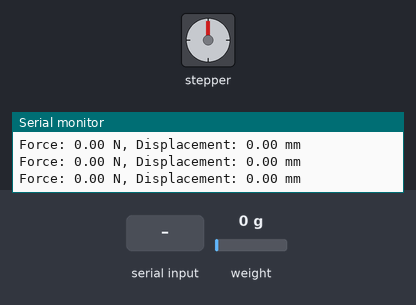
A sketch run on a simulated Arduino Uno, built with avr-gcc and run on an emulated ATmega328P. Shown: stepper motor, the last lines printed to the serial monitor. Inputs (shaded band) come from the test bench; at power-on: weight on the scale 0 g. EEPROM starts erased; stepper angles assume 2048 steps per turn.

Above: at 6.6 s.
6.7 s: "90,45\n" received over Serial
At 8.25 s:
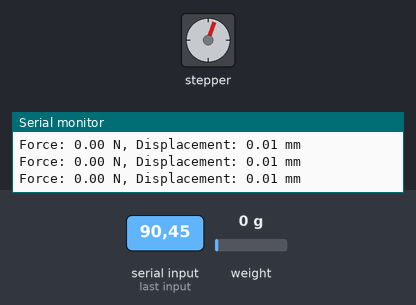
At 8.88 s:
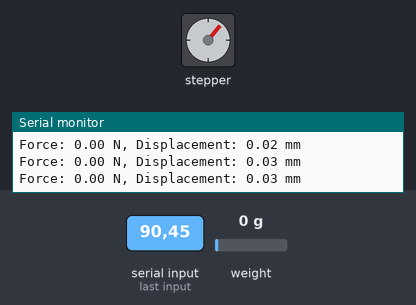
9.7 s: "0\n" received over Serial
At 10.09 s:
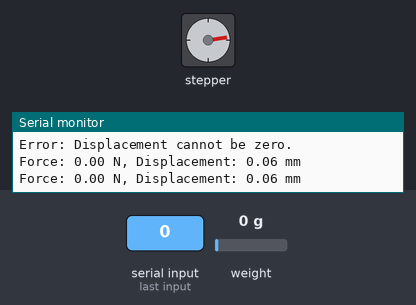
12.7 s: "t\n" received over Serial
At 13.13 s:
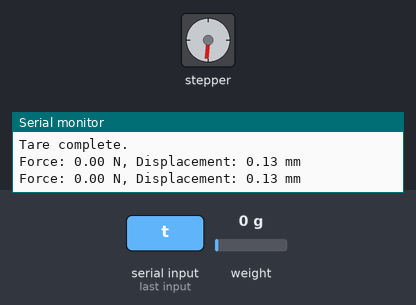
15.7 s: "cal 90\n" received over Serial
18.7 s: weight on the scale set to 1250 g
21.7 s: "No\n" received over Serial
Timing chart, 0 to 25.7 s (numbered marks = the images above; inputs shaded):
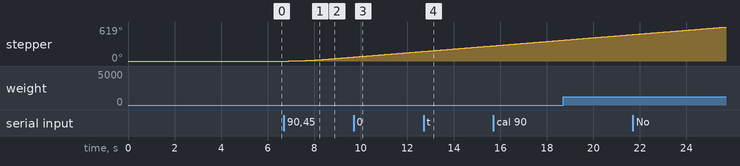

Measured:
- after the input at 6.7 s, stepper: keeps turning clockwise at about 26°/s, starting after 0.21 s

The sketch:

slow_march19.ino
```cpp
#include <HX711_ADC.h>
#include <AccelStepper.h>
#include <EEPROM.h>

// Load Cell Pin definitions
const int HX711_dout = 3;
const int HX711_sck = 2;

// Stepper Motor Pin definitions
const int stepsPerRevolution = 2048;
#define IN1 8
#define IN2 9
#define IN3 10
#define IN4 11
AccelStepper myStepper(AccelStepper::HALF4WIRE, IN1, IN2, IN3, IN4);

// HX711 Constructor
HX711_ADC LoadCell(HX711_dout, HX711_sck);
const int calVal_eepromAdress = 0;
unsigned long t = 0;
const float mmPerStep = 0.2556 / 2048;

void setup() {
    Serial.begin(115200);
    delay(10);
    Serial.println("Starting...");

    // Load Cell Initialization
    LoadCell.begin();
    float calibrationValue;
    EEPROM.get(calVal_eepromAdress, calibrationValue);

    if (isnan(calibrationValue) || calibrationValue <= 0) {
        calibrationValue = 45000.0; // Default value
        EEPROM.put(calVal_eepromAdress, calibrationValue);
    }
    LoadCell.setCalFactor(calibrationValue);

    LoadCell.start(5000, true); // 5s stabilization, perform tare
    if (LoadCell.getTareTimeoutFlag()) {
        Serial.println("Timeout! Check wiring and connections.");
        while (1);
    } else {
        Serial.println("Startup complete. Load cell tared.");
    }

    // Stepper Motor Initialization (Reduced Speed)
    myStepper.setMaxSpeed(200.0);  // Reduced speed
    myStepper.setAcceleration(100.0); // Adjusted for smoother movement
}

void loop() {
    static boolean newDataReady = false;
    const int serialPrintInterval = 200; // Increased interval to 200 ms

    // Continuously update force measurement
    if (LoadCell.update()) newDataReady = true;
    if (newDataReady && millis() > t + serialPrintInterval) {
        float forceValue = LoadCell.getData();
        float displacement = myStepper.currentPosition() * mmPerStep; // Convert steps to mm

        Serial.print("Force: ");
        Serial.print(forceValue);
        Serial.print(" N, Displacement: ");
        Serial.print(displacement);
        Serial.println(" mm");

        newDataReady = false;
        t = millis();
    }

    // Run the stepper motor continuously, non-blocking
    myStepper.run();

    // Listen for serial commands
    if (Serial.available() > 0) {
        String input = Serial.readStringUntil('\n');
        input.trim();

        if (input.equalsIgnoreCase("t")) {
            Serial.println("Taring to zero...");
            LoadCell.tareNoDelay();
        }
        else if (input.startsWith("cal ")) { // Calibration command
            float newCal = input.substring(4).toFloat();
            if (newCal > 0) {
                LoadCell.setCalFactor(newCal);
                EEPROM.put(calVal_eepromAdress, newCal);
                Serial.print("New calibration factor set: ");
                Serial.println(newCal);
            } else {
                Serial.println("Error: Invalid calibration factor.");
            }
        }
        else if (input.equalsIgnoreCase("No")) {
            Serial.println("Exiting program...");
            return;
        }
        else {
            float X = input.toFloat();
            if (X == 0) {
                Serial.println("Error: Displacement cannot be zero.");
                return;
            }

            Serial.print("Moving stepper for X = ");
            Serial.print(X);
            Serial.println(" mm");

            long totalSteps = X / mmPerStep;

            // Move in the correct direction
            myStepper.move(totalSteps);
        }
    }

    // Ensure tare operation is completed
    if (LoadCell.getTareStatus()) {
        Serial.println("Tare complete.");
    }
}
```
